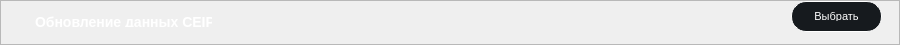
      <widget class="QFrame" name="frame_UpdateDateCEIP">
       <property name="geometry">
        <rect>
         <x>10</x>
         <y>193</y>
         <width>900</width>
         <height>45</height>
        </rect>
       </property>
       <property name="minimumSize">
        <size>
         <width>900</width>
         <height>45</height>
        </size>
       </property>
       <property name="maximumSize">
        <size>
         <width>900</width>
         <height>40</height>
        </size>
       </property>
       <property name="styleSheet">
        <string notr="true">
/* styles.qss */

#frame_UpdateDateCEIP {
    background-color: #161A1E;
    border-radius: 15px; /* Установите значение по вашему усмотрению для достижения овальной формы */
}
</string>
       </property>
       <property name="frameShape">
        <enum>QFrame::StyledPanel</enum>
       </property>
       <property name="frameShadow">
        <enum>QFrame::Raised</enum>
       </property>
       <layout class="QHBoxLayout" name="horizontalLayout_7">
        <property name="spacing">
         <number>0</number>
        </property>
        <property name="leftMargin">
         <number>0</number>
        </property>
        <property name="topMargin">
         <number>0</number>
        </property>
        <property name="rightMargin">
         <number>0</number>
        </property>
        <property name="bottomMargin">
         <number>0</number>
        </property>
        <item>
         <widget class="QFrame" name="frame_6">
          <property name="styleSheet">
           <string notr="true">background-color: transparent;</string>
          </property>
          <property name="frameShape">
           <enum>QFrame::StyledPanel</enum>
          </property>
          <property name="frameShadow">
           <enum>QFrame::Raised</enum>
          </property>
          <widget class="QPushButton" name="pushUpdateDateCEIP">
           <property name="geometry">
            <rect>
             <x>790</x>
             <y>0</y>
             <width>91</width>
             <height>31</height>
            </rect>
           </property>
           <property name="minimumSize">
            <size>
             <width>91</width>
             <height>31</height>
            </size>
           </property>
           <property name="maximumSize">
            <size>
             <width>91</width>
             <height>31</height>
            </size>
           </property>
           <property name="styleSheet">
            <string notr="true">/* styles.qss */

QPushButton {
    background-color: #161A1E;
    border-radius: 15px;
    color: white; /* Установите цвет текста */
    font-size: 11px; /* Установите размер шрифта */
    padding: 10px 20px; /* Установите отступы */
    border: 1px solid white; /* Уменьшаем толщину обводки до 1 пикселя */
}

QPushButton:hover {
    background-color: #2C3236;
    transition: background-color 0.3s ease;
}
</string>
           </property>
           <property name="text">
            <string>Выбрать</string>
           </property>
          </widget>
          <widget class="QLabel" name="labelUpdateDateCEIP">
           <property name="geometry">
            <rect>
             <x>750</x>
             <y>10</y>
             <width>81</width>
             <height>30</height>
            </rect>
           </property>
           <property name="sizePolicy">
            <sizepolicy hsizetype="Preferred" vsizetype="Preferred">
             <horstretch>70</horstretch>
             <verstretch>30</verstretch>
            </sizepolicy>
           </property>
           <property name="minimumSize">
            <size>
             <width>70</width>
             <height>30</height>
            </size>
           </property>
           <property name="styleSheet">
            <string notr="true">color: white; /* Установите цвет текста в белый */
font-size: 14px; /* Установите размер шрифта в 14 пикселей */
font-family: &quot;Times New Roman&quot;; /* Установите тип шрифта по вашему выбору */
font-weight: bold; /* Установите жирность шрифта (если нужно) */
margin-top: 5px; /* Опустить текст на 10 пикселей вниз */</string>
           </property>
           <property name="text">
            <string/>
           </property>
          </widget>
          <widget class="QLabel" name="labelTextUpdateDateCEIP">
           <property name="geometry">
            <rect>
             <x>30</x>
             <y>10</y>
             <width>181</width>
             <height>16</height>
            </rect>
           </property>
           <property name="styleSheet">
            <string notr="true">/* styles.qss */

QLabel {
    color: white; /* Установите цвет текста в белый */
    font-size: 14px; /* Установите размер шрифта в 14 пикселей */
    font-family: &quot;Times New Roman&quot;; /* Установите тип шрифта по вашему выбору */
    font-weight: bold; /* Установите жирность шрифта (если нужно) */
    margin-top: 5px; /* Опустить текст на 10 пикселей вниз */
}
</string>
           </property>
           <property name="text">
            <string>Обновление данных CEIP</string>
           </property>
          </widget>
         </widget>
        </item>
       </layout>
      </widget>
